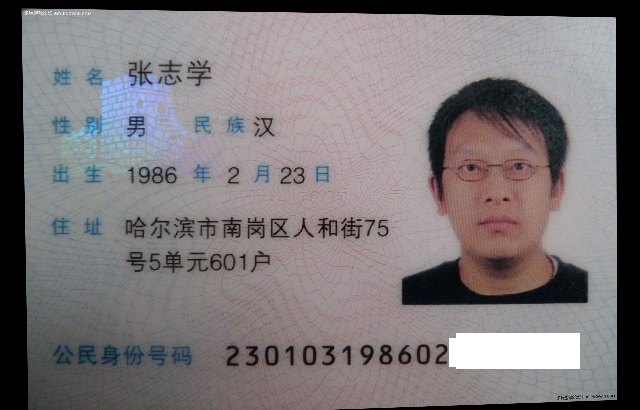
#> input picture testdata/face.jpg, 640 x 410 px
$ python mOpencv.py
#> lines starting #> are read from the running program, lines starting #| are printed output that depends on the picture
# coding=utf-8
import cv2

def imread(imgfile):
#> called with imgfile = 'testdata/face.jpg'
    img = cv2.imread(imgfile)
#> img is the input picture: shape (410, 640, 3); mean B, G, R 121, 118.7, 124.4
    return img


def imshow(wname, img):
    cv2.imshow(wname, img)
    cv2.waitKey(1)


def imwrite(fname, img):
    cv2.imwrite(fname, img)

def getsize(img):
    size = img.shape
#> size = (410, 640, 3)
    height = size[0]
#> height = 410
    width = size[1]
#> width = 640
    return width, height

def img2gray(img):
    return cv2.cvtColor(img, cv2.COLOR_BGR2GRAY)


def findface(faceimg):
    frame = faceimg
    classifier = cv2.CascadeClassifier("testdata/haarcascade_frontalface_alt.xml")
    minSize = (10, 10)
    faceRects = classifier.detectMultiScale(frame, 1.2, 2, cv2.CASCADE_SCALE_IMAGE, minSize)
    return faceRects

img = imread('testdata/face.jpg')
imwrite('testdata/w.jpg', img)
w, h = getsize(img)
#> w = 640; h = 410
print(w, h)
#| 640 410
print(img2gray(img).shape)
#> in img2gray, `return cv2.cvtColor(img, cv2.COLOR_BGR2GRAY)`:
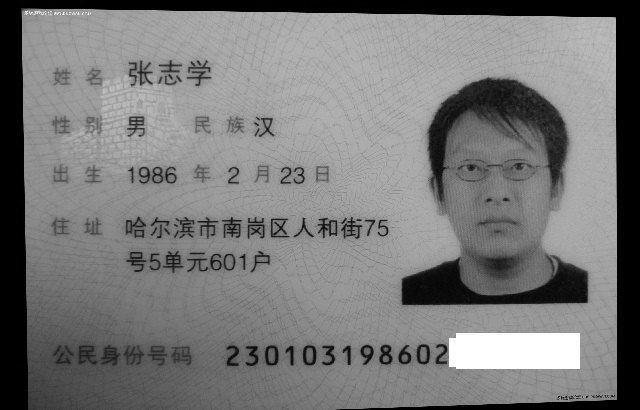
#> returned value: shape (410, 640); min 0, max 255, mean 120.7
#| (410, 640)

# imshow("w",img)
# cv2.waitKey()
